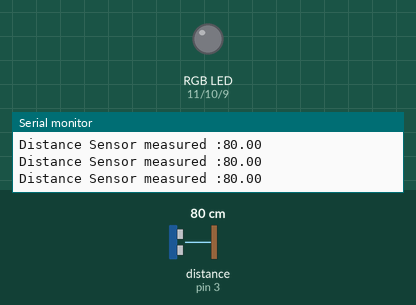
The sketch below on a simulated Arduino Uno, built with avr-gcc and run on an emulated ATmega328P. Parts: an RGB LED mixed from three pins (HIGH = lit), the last lines printed to the serial monitor. Inputs (shaded band) come from the test bench; at power-on: distance to the obstacle (sensor on pin 3) 80 cm. The echo pulse lasts 58.3 µs per cm.

Above: at 1.3 s.
1.4 s: distance to the obstacle (sensor on pin 3) set to 12 cm
2.9 s: distance to the obstacle (sensor on pin 3) set to 9 cm
At 3.8 s:
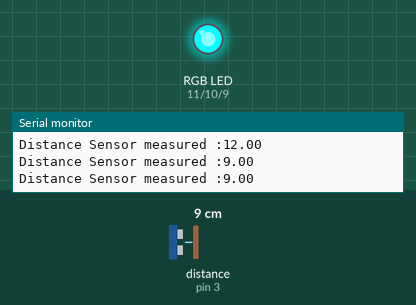
4.5 s: distance to the obstacle (sensor on pin 3) set to 18 cm
At 5.2 s:
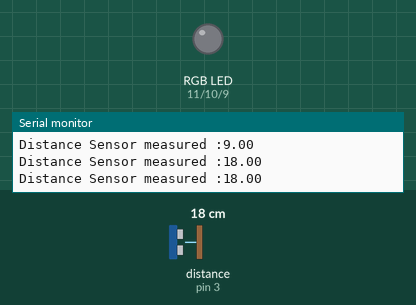
6.0 s: distance to the obstacle (sensor on pin 3) set to 2 cm
At 6.5 s:
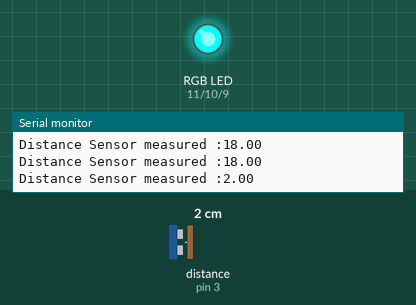
Timing chart, 0 to 8.5 s (numbered marks = the images above; inputs shaded):
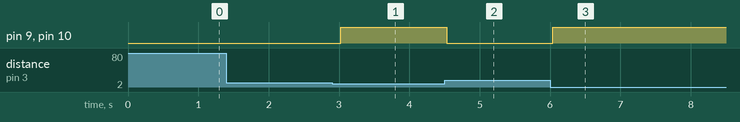

The sketch:

RGBLEDDistanceSensor.ino
```cpp
#include <HCSR04.h>

// Pin out

const int red = 11;
const int green = 10;
const int blue = 9;

const int pinTrig = 4;
const int pinEcho = 3;

// variables

const int redSet1 = 0;
const int greenSet1 = 0;
const int blueSet1 = 0;

const int redSet2 = 0x00;
const int greenSet2 = 0xFF;
const int blueSet2 = 0xFF;

const float targetDistance = 10;

// Don't change this
UltraSonicDistanceSensor sensor(pinTrig, pinEcho);

void setup() {
  pinMode(red, OUTPUT);
  pinMode(green, OUTPUT);
  pinMode(blue, OUTPUT);
  Serial.begin(9600);
}

void loop() {
  float measuredDistance = sensor.measureDistanceCm();

  Serial.print("Distance Sensor measured :");
  Serial.println(measuredDistance);

  if(measuredDistance > targetDistance)
  {
    analogWrite(red, redSet1);
    analogWrite(green, greenSet1);
    analogWrite(blue, blueSet1);
  }
  else
  {
    analogWrite(red, redSet2);
    analogWrite(green, greenSet2);
    analogWrite(blue, blueSet2);
  }
  delay(500);
}
```

Measured:
- the behaviour switches between 11 and 10 cm on distance to the obstacle (sensor on pin 3) (found by bisection; images 0 and 1)
- after the input at 2.9 s, pin 9 (blue), pin 10 (green): LOW → HIGH after 0.13 s
- after the input at 4.5 s, pin 9 (blue), pin 10 (green): HIGH → LOW at once
- after the input at 6.0 s, pin 9 (blue), pin 10 (green): LOW → HIGH at once
